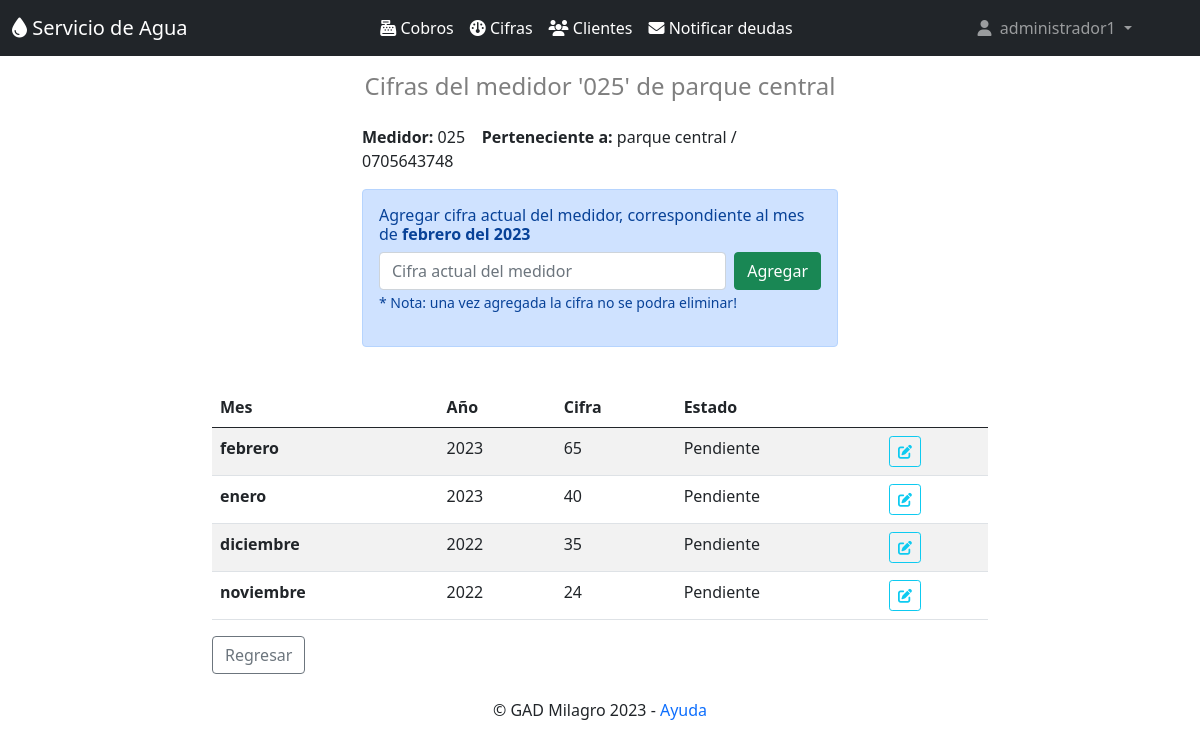
/ingresarcifra/32 (signed in), run on the app's committed database.
### clientes/models.py (models this page shows, shortened)
class Cliente(models.Model):
    nombres=models.CharField(max_length=50)
    apellidos=models.CharField(max_length=30,null=True, blank=True)
    detalle=models.CharField(max_length=30,null=True, blank=True)
    medidor=models.CharField(max_length=10, unique=True)
    cedula=models.CharField(max_length=15)
    email=models.EmailField()
    direccion=models.CharField(max_length=50,null=True, blank=True)
    celular=models.CharField(max_length=10,null=True, blank=True)
    deuda=models.CharField(max_length=1, choices=deuda, default='n',null=True, blank=True)
    ultima_cifra=models.CharField(max_length=30,default='null',null=True, blank=True)
    class Meta:
        db_table = 'cliente'
        verbose_name = 'Cliente'
        verbose_name_plural = 'clientes'
        ordering = ['apellidos']

### cifras/models.py (models this page shows, shortened)
class Cifras(models.Model):
    id_usuario=models.ForeignKey(Cliente, null=True, on_delete=models.CASCADE)
    mes=models.CharField(max_length=10)
    anio=models.CharField(max_length=4)
    cifra=models.IntegerField()
    id_valores=models.CharField(max_length=10)
    estado=models.CharField(max_length=1, choices=pagado, default='n')
    class Meta:
        db_table = 'cifra'
        verbose_name = 'Cifra'
        verbose_name_plural = 'cifras'
        ordering = ['id']

### cifras/views.py (the view, shortened to what this page needs)
# urls.py: path('ingresarcifra/<int:id>',ingresar_cifra),
def ingresar_cifra(request, id):
    try:
        cliente = Cliente.objects.get(id=id)
    except Cliente.DoesNotExist:
                raise Http404
    date = datetime.date.today()
    año = date.strftime("%Y")
    mes = date.strftime("%B")
    fecha_ucifra = mes+año
    tcifras = Cifras.objects.filter(id_usuario = cliente).distinct()
    for cifras in tcifras.iterator():
        ultimomes = cifras.mes
    if len(tcifras) == 0: #ayuda a combertir el dato si no hay elementos en la tupla
        ultimomes=""
    try:
        idv = ValoresBase.objects.latest('id')
        valores = ValoresBase.objects.get(id=idv.id)
    except ValoresBase.DoesNotExist:
        messages.success(request, "Asegurese que esten ingresados los valores base, lo puede realizar en configuraciones!")
        return redirect("/cifras/")
    context = {
        "cliente":cliente,
        "año":año,
        "mes":mes,
        "umes":ultimomes,
        "tcifras":reversed(tcifras),
    }
    return render(request, "ingresarCifra.html", context)

### templates/ingresarCifra.html (shortened to what this page needs)
{% extends "home.html" %}
{% block content %}
{% load i18n %}
<div class="container mb-1 " style="max-width: 800px;">
    <h4 class="text-black-50 text-center py-3">Cifras del medidor '{{ cliente.medidor }}' de {{ cliente.nombres }}</h4>
</div>
<div class="container " style="max-width: 500px;">
    <p>
        <b>Medidor: </b>{{ cliente.medidor }} &nbsp;&nbsp;
        <b>Perteneciente a: </b>{{ cliente.nombres }} {% if cliente.apellidos == None %} {% else %} {{ cliente.apellidos }} {% endif %} / {{ cliente.cedula }}&nbsp;&nbsp;
    </p>
</div>
<div class="container " style="max-width: 500px;">
    {% if mes == umes %}
        <div class="alert alert-success" role="alert">
            <h6><i class="fa-solid fa-check"></i> La cifra del mes de <b>{% filter slugify %}{% trans mes %}{% endfilter %} del {{ año }}</b> ya a sido registrada.</h6>
        </div>
    {% else %}
        <div class="alert alert-primary" role="alert">
            <h6>Agregar cifra actual del medidor, correspondiente al mes de <b>{% filter slugify %}{% trans mes %}{% endfilter %} del {{ año }}</b></h6>
            <form class="d-flex" method="POST">
                <input class="form-control me-2" type="number" placeholder="Cifra actual del medidor" aria-label="Search" name="cifra" value="" required>
                <button class="btn btn-success" type="submit">Agregar</button>
            </form>
            <p><small>* Nota: una vez agregada la cifra no se podra eliminar!</small></p>
        </div>
    {% endif %}
</div>
<div class="container py-4" style="max-width: 800px;">
    <table class="table table-responsive table-striped">
        <thead>
            <tr>
                <th>Mes</th>
                <th>Año</th>
                <th>Cifra</th>
                <th>Estado</th>
                <th></th>
            </tr>
        </thead>
        <tbody>
            {% for tcifras in tcifras %}
            <tr>
              <th scope="row">{% filter slugify %}{% trans tcifras.mes %}{% endfilter %}</th>
                <td>{{ tcifras.anio }}</td>
                <td>{{ tcifras.cifra }}</td>
                <td>{% if tcifras.estado == 'n' %} Pendiente {% else %} Pagado {% endif %}</td>
                <td>
                    {% if tcifras.estado == 'n' %} <a title="Editar cifra" class="btn btn-sm btn-outline-info " href="/editarcifra/{{tcifras.id}}"><i class="fa-solid fa-pen-to-square"></i></a> {% endif %}
                </td>
            </tr>
            {% endfor %}
            </tbody>
    </table>
    <a class="btn btn-outline-secondary" href="/cifras">Regresar</a> &nbsp;&nbsp;
</div>
{% endblock %}

### templates/home.html (shortened to what this page needs)
<!doctype html>
<html lang="es">
    <head>
        <link href="https://cdn.jsdelivr.net/npm/bootstrap@5.0.2/dist/css/bootstrap.min.css" rel="stylesheet">
        <link href="https://cdnjs.cloudflare.com/ajax/libs/font-awesome/6.2.1/css/all.min.css" rel="stylesheet">
        {% load static %}
    </head>
    <body >
        {% if user.is_authenticated %}
            <nav class="navbar navbar-expand-lg navbar-dark bg-dark " >
                <div class="container-fluid">
                        <a title="Página principal" class="navbar-brand" href="/">
                            <i class="fa-sharp fa-solid fa-droplet"></i> Servicio de Agua</a>
                    <div class="collapse navbar-collapse" id="navbarSupportedContent">
                        <ul class="navbar-nav ms-auto mb-2 mb-lg-0">
                            <li class="nav-item">
                                <a title="Realizar cobros del servicio" class="nav-item nav-link active" href="/cobros"><i class="fa-solid fa-cash-register"></i> Cobros</a>
                            </li>
                            <li class="nav-item ">
                                <a title="Ingresar cifras de consumo" class="nav-item nav-link active" href="/cifras"><i class="fa-solid fa-gauge"></i> Cifras</a>
                            </li>
                            <li class="nav-item">
                                <a title="Clientes del servicio" class="nav-item nav-link active" href="/clientes"><i class="fa-solid fa-users"></i> Clientes</a>
                            </li>
                            <li class="nav-item dropdown">
                                <a title="Notificar deudas de usuarios" class="nav-item nav-link active" href="/notificaciones"><i class="fa-solid fa-envelope"></i> Notificar deudas</a>
                            </li>
                        </ul>
                        <ul class="navbar-nav ms-auto   mb-2 mb-lg-0">
                            <li class="nav-item dropdown">
                                <a class="nav-link dropdown-toggle" href="#" id="navbarDarkDropdownMenuLink" role="button" data-bs-toggle="dropdown" aria-expanded="false">
                                    <i class="fa-solid fa-user"></i> &nbsp;{{ user }}
                                </a>
                            </li>
                        </ul>
                    </div>
                </div>
            </nav>
            {% block content %}{% endblock %}
        {% else %}
                            {% load static %}
        {% endif %}
        <p class="text-center">© GAD Milagro 2023 {% if user.is_authenticated %}- <span><a href="https://drive.google.com/file/d/16-8JYegC2xnaQnbSgStOgYeFJUycr0b_/view?usp=share_link" class="enlace-sin-subrayado" style="margin-left" target="_blank"> Ayuda</a></span>{% endif %}</p>
  </body>
</html>

### templates/home.html (style rules this page uses)
.enlace-sin-subrayado { text-decoration: none; }

### data on the page
Cliente: medidor "025", nombres "parque central", cedula "0705643748"
Cifras: mes "febrero", anio "2023", cifra "65", estado "Pendiente"
Cifras: mes "enero", anio "2023", cifra "40", estado "Pendiente"
Cifras: mes "diciembre", anio "2022", cifra "35", estado "Pendiente"
Cifras: mes "noviembre", anio "2022", cifra "24", estado "Pendiente"

### other printed values
{{ user }} "administrador1"
